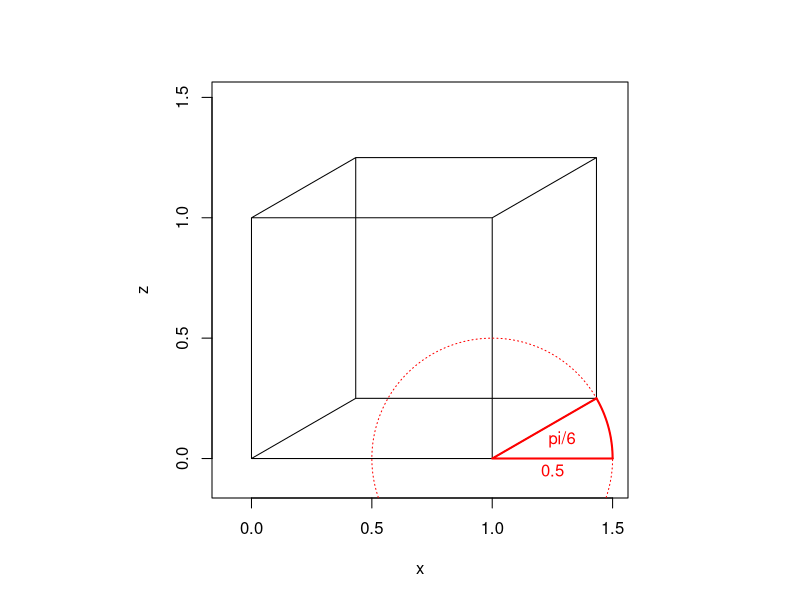
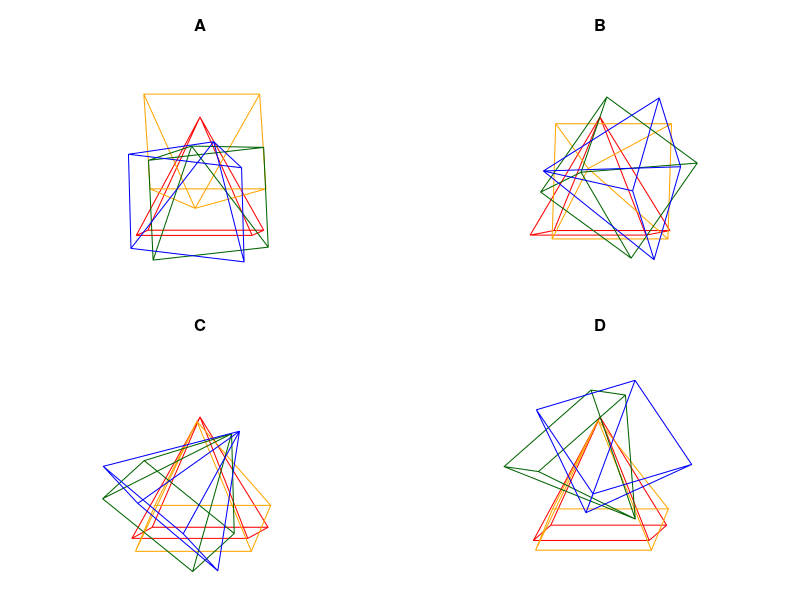

Write R code to recreate these figures, in order.
## ---- chunk 1
matpr = function(A){
  pra = "\\begin{bmatrix}\n"
  for(i in 1:dim(A)[1]){
    pra = paste0(pra,paste0(A[i,],collapse=" & "))
    if(i<dim(A)[1]){pra = paste0(pra,"\\\\\n")} else {pra = paste0(pra,"\n")}
  }
  pra = paste0(pra,"\\end{bmatrix}")
  return(pra)
}
matcc = function(A){
  s = "[["
  for(i in 1:(dim(A)[1])){
    s2 = paste0(A[i,],collapse=",")
    s = paste0(s,s2,collapse="")
    if(i<dim(A)[1]){
      s = paste0(s,"],[",collapse="")
    }
  }
  s = paste0(s,"]]",collapse="")
  return(s)
}

X = matrix(c(1,-1,-1,
      -1,-1,-1,
      -1,1,-1,
      1,1,-1,
      1,-1,-1,
      0,0,1,
      1,1,-1,
      -1,1,-1,
      0,0,1,
      -1,-1,-1),3)


XS = c(0,0,0,
      0,0,1,
      0,1,1,
      0,1,0,
      0,0,0,
      1,0,0,
      1,1,0,
      0,1,0,
      1,1,0,
      1,1,1,
      0,1,1,
      1,1,1,
      1,0,1,
      0,0,1,
      1,0,1,
      1,0,0)
XS = matrix(XS,3)

tx = round(runif(1,0.1,2*pi-0.1),2)
ty = round(runif(1,0.1,2*pi-0.1),2)
tz = round(runif(1,0.1,2*pi-0.1),2)
tp = round(runif(1,0.1,pi/4),2)
r = round(runif(1,0.05,0.5),2)

pams1 = c(tp,r,tx,ty,tz)

pm = list(pams1)

for(i in 2:4){
  tx2 = round(runif(1,0.1,2*pi-0.1),2)
  ty2 = round(runif(1,0.1,2*pi-0.1),2)
  tz2 = round(runif(1,0.1,2*pi-0.1),2)
  tp2 = round(runif(1,0.1,pi/4),2)
  r2 = round(runif(1,0.05,0.5),2)
  pams2 = c(tp2,r2,tx2,ty2,tz2)
  pm[[i]] = pams2
}

ord = sample(1:4)
sol = paste0(1*(1==ord),collapse="")

## ---- chunk 2
r = 0.5
t = pi/6
P = matrix(c(1,r*cos(t),0,0,r*sin(t),1),2,byrow=T)
Y = P%*%XS
par(pty="s")
plot(Y[1,],Y[2,],type="l",xlim=c(-0.1,1.5),ylim=c(-0.1,1.5),xlab="x",ylab="z")
lines(c(1+r,1,1+r*cos(t)),c(0,0,r*sin(t)),col="red",lwd=2)
th = seq(0,2*pi,length.out=300)
lines(1+r*cos(th),r*sin(th),col="red",lty=3)
th = seq(0,t,length.out=100)
lines(1+r*cos(th),r*sin(th),col="red",lwd=2)
text(1+0.3*cos(t/2),0.3*sin(t/2),"pi/6",col="red")
text(1+r/2,-0.05,r,col="red")
## ---- chunk 3
par(pty="s",mfrow=c(2,2),mar=c(0,0,3,0))
for(i in 1:4){
  pams = pm[[ord[i]]]
  TP = pams[1]
  R = pams[2]
  TX = pams[3]
  TY = pams[4]
  TZ = pams[5]
  rx = matrix(c(1,0,0,
                0,cos(TX),-sin(TX),
                0,sin(TX),cos(TX)),3,byrow = T)
  ry = matrix(c(cos(TY),0,sin(TY),
                0,1,0,
                -sin(TY),0,cos(TY)),3,byrow = T)
  rz = matrix(c(cos(TY),-sin(TY),0,
                sin(TY),cos(TY),0,
                0,0,1),3,byrow = T)
  pp = matrix(c(1,R*cos(TP),0,
                0,R*sin(TP),1),2,byrow=T)
  x1 = pp %*% X
  x2 = pp %*% rx %*% X
  x3 = pp %*% ry %*% rx %*% X
  x4 = pp %*% rz %*% ry %*% rx %*% X
  plot(0,0,type="n",axes=F,ann=T,xlab="",ylab="",xlim=c(-2,2),ylim=c(-2,2),main=c("A","B","C","D")[i])
  lines(x1[1,],x1[2,],col="red")
  lines(x2[1,],x2[2,],col="orange")
  lines(x3[1,],x3[2,],col="darkgreen")
  lines(x4[1,],x4[2,],col="blue")
}
